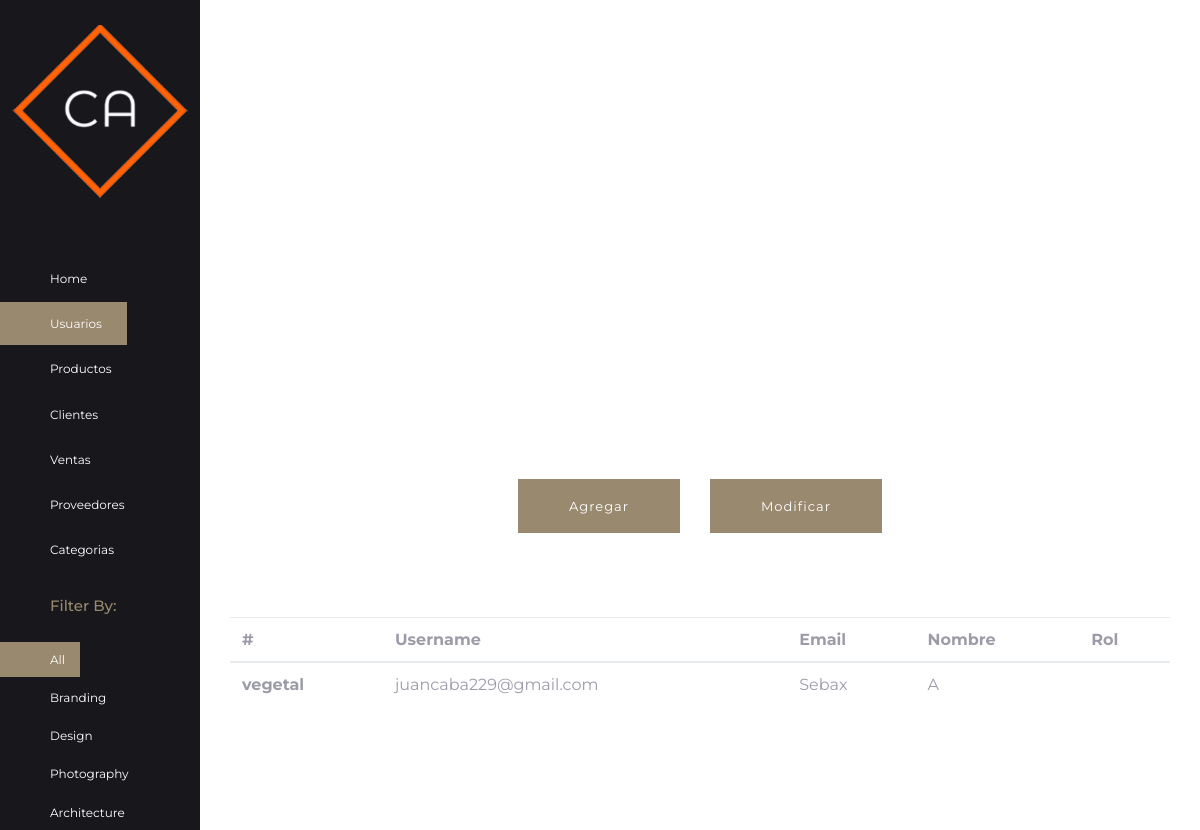
Page /usuario on the committed database.
### api/models.py (models this page shows, shortened)
class Usuarios(models.Model):
    Status=((('A','Admin')),(('O','Operador')),)
    id_persona = models.AutoField(primary_key= True)
    username = models.OneToOneField(User,on_delete=models.CASCADE)
    email = models.EmailField()
    nombre_persona = models.CharField('Nombre', max_length=100)
    password = models.CharField(max_length=10)
    password2 = models.CharField(max_length=10)
    rol_usuario = models.CharField(
        max_length=32,choices=Status,default='available',
    )
    createdAt = models.DateTimeField(auto_now_add=True)
    class Meta:
        ordering = ["id_persona"]

### fron/views.py (the view)
# urls.py: path('usuario',FormularioUsuariosView.usuarios,name="Usuario"),
    def usuarios(request):
        usuarios=Usuarios.objects.all()
        return render(request,"Usuarios.html",{"usuarios":usuarios})

### fron/templates/Usuarios.html (shortened to what this page needs)
{% extends "padre.html" %}
{% load static %}
 {% block content%}
<div class="col-lg-10 col-md-9 col-12 body_block  align-content-center">
 <div class="portfolio gutters grid img-container align-content-center" >
 <br>
 <br>
 <div class="mt75 row justify-content-center">
     <form action="/agregarusuario" method="GET">
     <div class="col-lg-2 col-12">
         <button type="submit" class="btn btn-primary">Agregar</button>
     </div>
     </form>
     <form action="/modiusuario" method="GET">
     <div class="col-lg-2 col-12">
         <button type="submit" class="btn btn-primary">Modificar</button>
     </div>
     </form>
 </div>
 <br>
 <br>
  <table class="table">
    <thead>
      <tr>
        <th scope="col">#</th>
        <th scope="col">Username</th>
        <th scope="col">Email</th>
        <th scope="col">Nombre</th>
        <th scope="col">Rol</th>
      </tr>
    </thead>
    <tbody>
      {% for s in usuarios %}
      <tr>
        <th scope="row">{{s.username}}</th>
        <td>{{s.email}}</td>
        <td>{{s.nombre_persona}}</td>
        <td>{{s.rol_usuario}}</td>
      </tr>
        {% endfor %}
    </tbody>
  </table>
 </div>
</div>
 {% endblock %}

### fron/static/css/main.css (style rules this page uses)
body { font-size: 20px; line-height: 1.6; font-weight: 300; font-family: "Montserrat", sans-serif; color: #9c9ca9; font-style: normal; overflow-x: hidden; }
.body_block { background-color: #ffffff; padding: 50px 30px; }
.btn { font-size: 13px; line-height: 1.7; text-transform: capitalize; color: #fff; font-weight: 400; padding: 15px 50px; border-radius: 0; outline: 0 !important; border: none; cursor: pointer; letter-spacing: 1px; background-color: #18181c; -webkit-transition: all 300ms ease-in-out; transition: all 300ms ease-in-out; }
.btn-primary { background-color: #99896e; border: solid 1px #99896e; color: #ffffff; -webkit-transition: all 300ms ease-in-out; transition: all 300ms ease-in-out; }

### rows in the picture
Usuarios: username "vegetal", email "juancaba229@gmail.com", nombre_persona "Sebax", rol_usuario "A"
